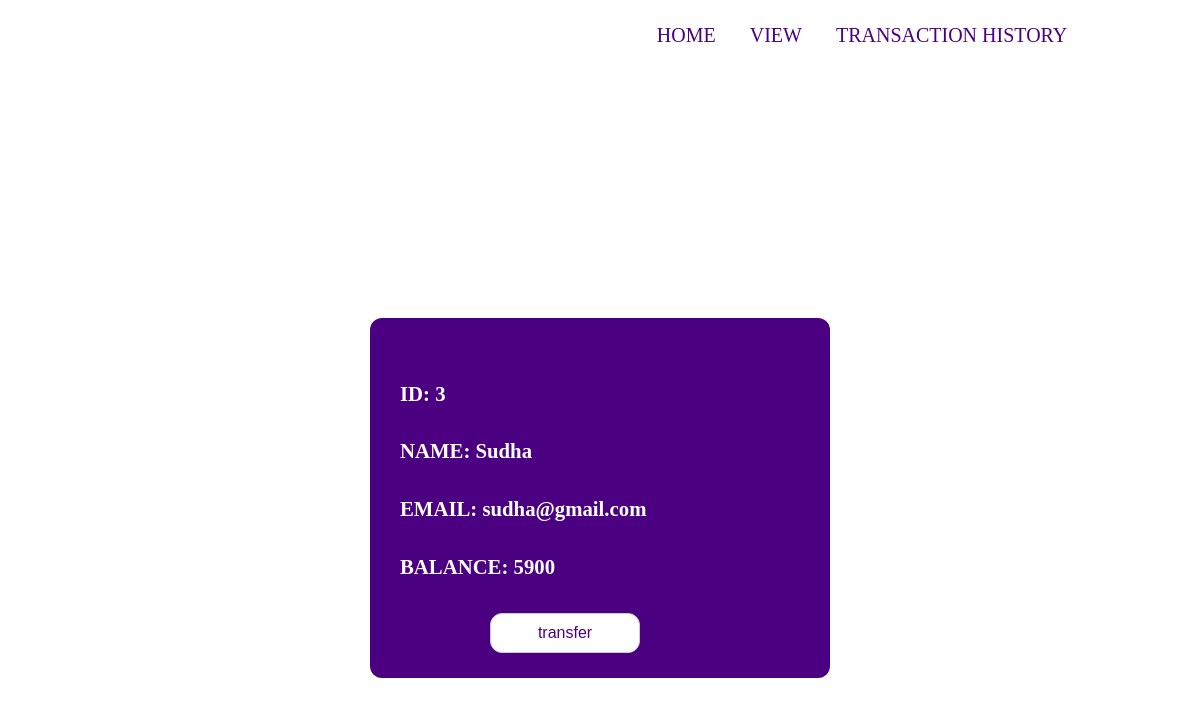
The page /viewdetailnew.php?id=3 on the database its author committed.
### tables this page shows
CREATE TABLE `views` (
  `id` int(11) NOT NULL,
  `name` char(25) DEFAULT NULL,
  `email` varchar(25) DEFAULT NULL,
  `balance` int(11) DEFAULT NULL
);

### viewdetailnew.php (the view, shortened to what this page needs)
<html>
<head>
</head>
<body>
<?php
	include 'conn.php';
?>
	<div class="container1">
		<div class="navbar">
			<nav>
				<ul id="menulist">
					<li><a href="index.php">HOME</a></li>
					<li><a href="viewnew.php">VIEW</a></li>
					<li><a href="">TRANSACTION HISTORY</a></li>
				</ul>
			</nav>
		</div>
	</div>
<?php
		$id = $_GET['id'];
		$query = "SELECT * FROM views where id='$id' ";
		$query_run = mysqli_query($conn,$query);
		if(mysqli_num_rows($query_run)>0){
			foreach($query_run as $row){
  echo '<div class="m1" >';
					echo '<h5> ID: '.$row['id'].' </h5>
					<h5> NAME: '.$row['name'].' </h5>
					<h5> EMAIL: '.$row['email'].' </h5>
					<h5> BALANCE: '.$row['balance'].' </h5>
				';
			}
		}
		else{
			echo "<h5>no record found</h5";
		}
?>
<td ><button  class="viewbtns"><a style='color:indigo; text-decoration: none;' href="transfer.php?name=<?php echo $row['name']; ?>"> transfer </a>  </button></td>
</body>
</html>

### viewdetailnew.php (style rules this page uses)
.navbar { width: 100%; display: flex; align-items: center; }
nav { flex: 1; text-align: right; }
nav ul li { list-style: none; display: inline-block; margin-right: 30px; }
nav ul li a { text-decoration: none; color: indigo; font-size: 20px; }
.container1 { width: 100%; min-height: 7.5vh; padding-left: 8%; padding-right: 8%; box-sizing: border-box; }
.m1 { background-color: indigo; width: 400px; margin-left: auto; margin-right:auto; margin-top: 250px; padding: 30px; font-size: 25px; height: 300px; color: white; border-radius: 12px; }
.viewbtns { margin-left: 90px; background-color:white; border :1.5px solid #ccc; font-size: 16px; width: 150; height: 40; border-radius: 12px; text-align: center; cursor: pointer; }

### rows shown on the page
views: id "3", name "Sudha", email "sudha@gmail.com", balance "5900"
